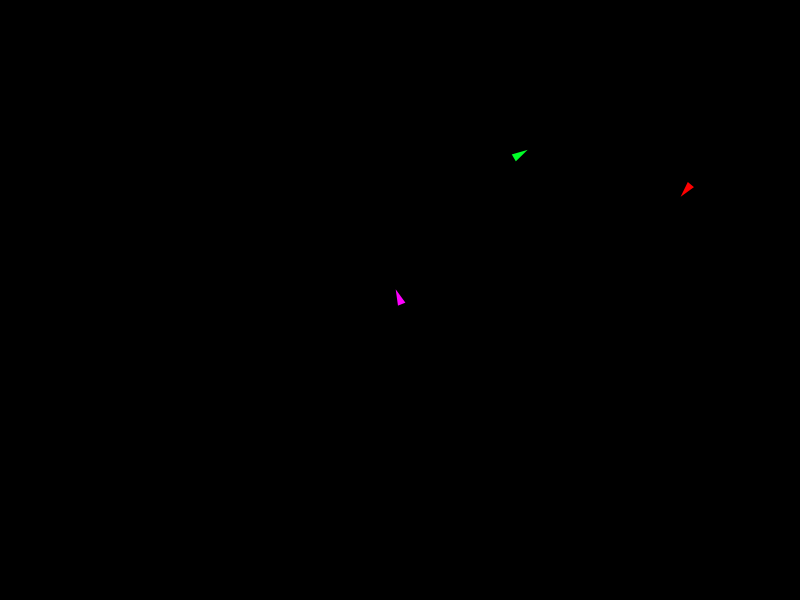
Frame 1 (no input)
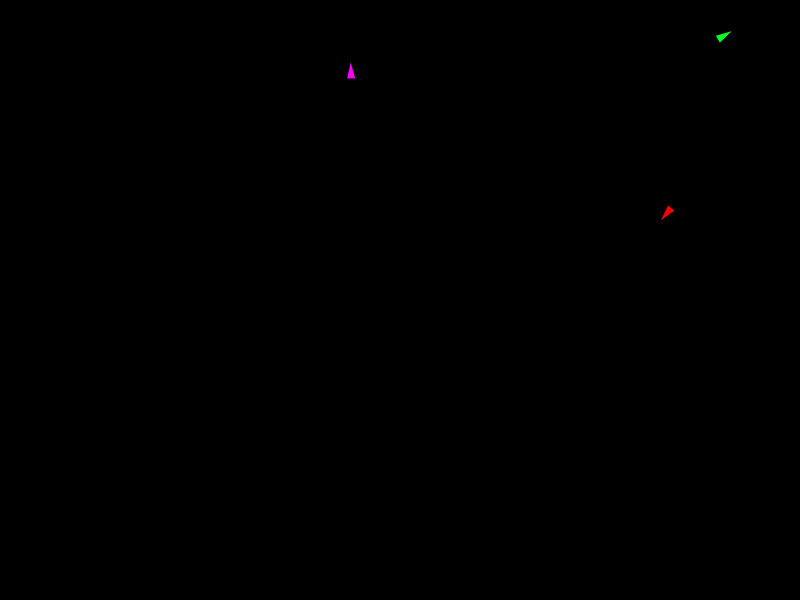
Frame 60 (the mouse pressed at the canvas centre just before this capture)
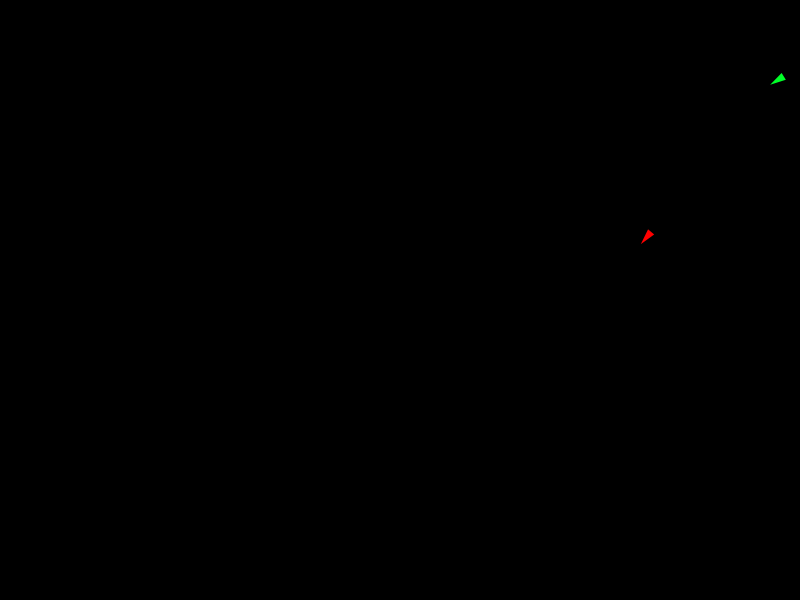
Frame 120 (the mouse held since frame 60 and released just before this capture)

The Processing sketch that drew these frames (run headless with seeded random() and noise(); from frame 60 on, the mouse is pressed at the canvas centre):

// Processing sketch: sketch_6_1_1_fleeing
// ── sketch_6_1_1_fleeing.pde
Vehicle vehicle;
Vehicle seek;
Vehicle flee;

void setup(){
  size(800,600);
  seek  = new Vehicle(random(width), random(height));
  flee  = new Vehicle(random(width), random(height));

  vehicle = new Vehicle(width/2, height/2);
  
  seek.col = color(0,255,40);
  flee.col = color(255,0,0);

}

void draw(){
   background(0);

   seek.update();
   flee.update();
   vehicle.update();
   vehicle.seek(seek.location);
   vehicle.flee(flee.location);
   
   
   seek.display();
   flee.display();
   vehicle.display();
}

void mouseClicked() {

}
// ── vehicle.pde
class Vehicle{
  
  PVector location;
  PVector velocity;
  PVector acceleration;
  
  float r = 4;
  color col = color(255,0,255);
  
  float max_speed = 4;
  float max_force = 0.15;
  
  
  Vehicle(float x, float y){
    location = new PVector(x,y);
    velocity = new PVector(random(-max_speed, max_speed),random(-max_speed,max_speed));
    velocity.limit(max_speed);
    acceleration = new PVector(0,0);
  }
  
  void applyForce(PVector force){
   acceleration.add(force); 
  }
  void update(){    
    velocity.add(acceleration);
    velocity.limit(max_speed);
    location.add(velocity);
    acceleration.mult(0);
    
    boundaries();
  }
  
  void display(){
    float angle = velocity.heading() +PI/2;  
    fill(col);
    noStroke();
    
    pushMatrix();
    translate(location.x,location.y);
    rotate(angle);
    beginShape();
    vertex(0,-r*2);
    vertex(-r,r*2);
    vertex(r,r*2);
    endShape(CLOSE);
    //ellipse(0, 0, r, r);
    popMatrix();
  }
  
  void flee(PVector target){
    PVector desired = PVector.sub(target, location);
    desired.setMag(max_speed);
    PVector steer = PVector.sub(desired,velocity);
    steer.mult(-1);
    steer.limit(max_force);
    applyForce(steer);
  }
  
  void seek(PVector target){
    PVector desired = PVector.sub(target, location);
    desired.setMag(max_speed);
    PVector steer = PVector.sub(desired,velocity);
    steer.limit(max_force);
    applyForce(steer);
  }
  
  
  void boundaries(){
   if (location.x < 25){
     PVector desired = new PVector(max_speed,velocity.y);
     PVector steer = PVector.sub(desired,velocity);
     steer.limit(max_force);
     applyForce(steer);
  } else if (location.x > width -25){
     PVector desired = new PVector(-max_speed,velocity.y);
     PVector steer = PVector.sub(desired,velocity);
     steer.limit(max_force);
     applyForce(steer);
  }  
     if (location.y < 25){
     PVector desired = new PVector(velocity.x,max_speed);
     PVector steer = PVector.sub(desired,velocity);
     steer.limit(max_force);
     applyForce(steer);
  } else if (location.y > height -25){
     PVector desired = new PVector(velocity.x,-max_speed);
     PVector steer = PVector.sub(desired,velocity);
     steer.limit(max_force);
     applyForce(steer);
  }
  
}
}
